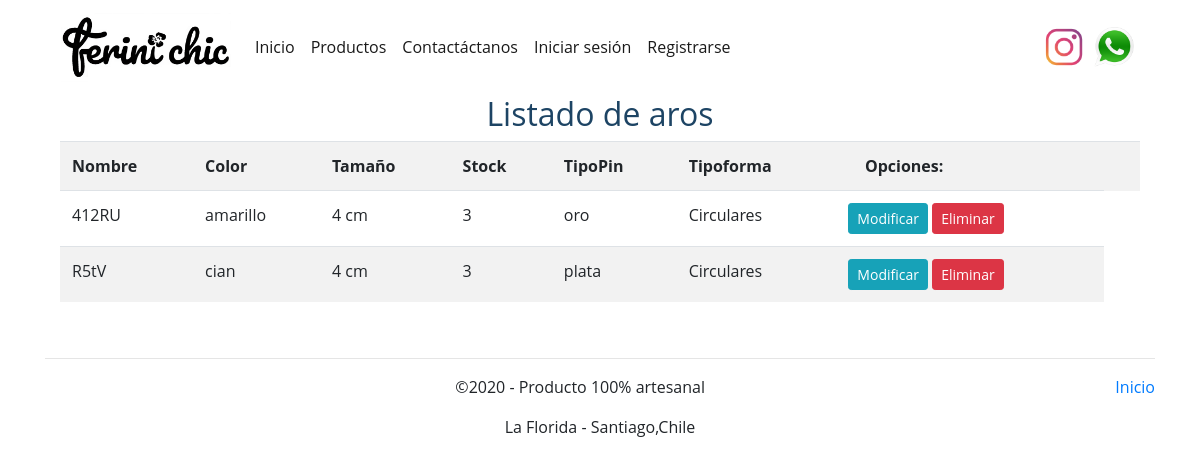
The page /ListadoAros on the database as committed earlier.
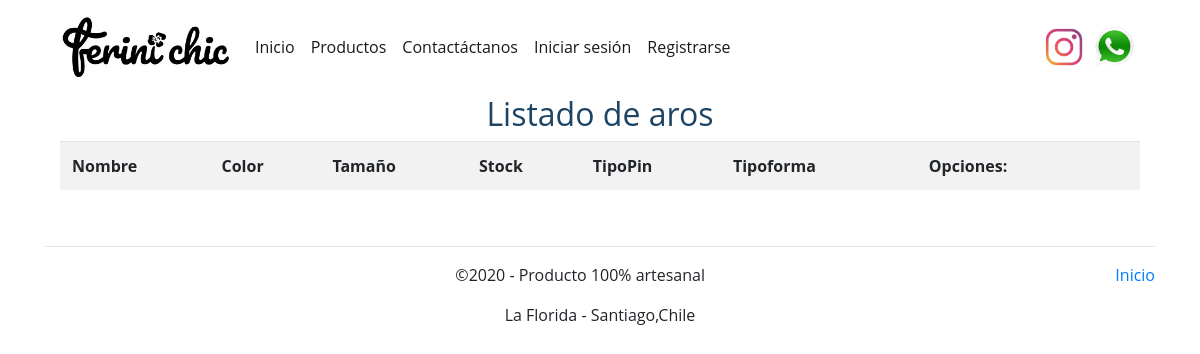
The same page on the database as committed later.
### core/models.py (models this page shows, shortened)
class Aro (models.Model):
    nombre= models.CharField(max_length=90)
    color= models.CharField(max_length=30)
    tamaño= models.IntegerField()
    stock= models.IntegerField()
    tipoPin= models.CharField(max_length=20)
    tipoforma= models.ForeignKey(TipoAro, on_delete=models.CASCADE)
    imagen = models.ImageField(null=True, blank =True)

class TipoAro (models.Model):
    nombreT= models.CharField(max_length=50)
    def __str__(self):
        return self.nombreT

### core/views.py (the view)
# urls.py: path('ListadoAros',ListadoAros ,name= "ListadoAros" ),
def ListadoAros(request):
    aros_= Aro.objects.all()
    data ={
        'aros_':aros_
    }
    return render(request, 'core/ListadoAros.html', data)

### core/templates/core/ListadoAros.html (shortened to what this page needs)
{% extends 'core/baseEstructura.html' %}
{% load static %}
{% load crispy_forms_tags %}
{%block css%}
<link rel="stylesheet" href="{% static 'core/css/estiloIndex.css'%}">
{%endblock%}
{% block contenido %}
<div class="container">
    <div class="table-responsive-sm">
        <h2>Listado de aros</h2>
        <table class="table table-striped ">
            <tr>
                <th>Nombre</th>
                <th>Color</th>
                <th>Tamaño</th>
                <th>Stock</th>
                <th>TipoPin</th>
                <th>Tipoforma</th>
                <th> &nbsp;&nbsp;&nbsp;&nbsp;Opciones:</th>
                <th></th>
            </tr>
            {%for a in aros_%}
            <tr>
            <td>{{a.nombre}}</td>
            <td>{{a.color}}</td>
            <td>{{a.tamaño}} cm</td>
            <td>{{a.stock}}</td>
            <td>{{a.tipoPin}}</td>
            <td>{{a.tipoforma}}</td>
            <td>
                <a href="{% url 'modificar_aro' a.id %}" class="btn btn-info btn-sm">Modificar</a>
                <a href="{%url 'eliminar_aro' a.id%}" onclick="confirmarEliminacion(a.id)" class="btn btn-danger btn-sm">Eliminar</a>
            </td>
            </tr>
            {%endfor%}
        </table>
    </div>
</div>
{%endblock%}

Rows that differ between the two databases and show on the page:
removed Aro: nombre "412RU", color "amarillo", tamaño "4", stock "3", tipoPin "oro", tipoforma "Circulares"
removed Aro: nombre "R5tV", color "cian", tamaño "4", stock "3", tipoPin "plata", tipoforma "Circulares"
